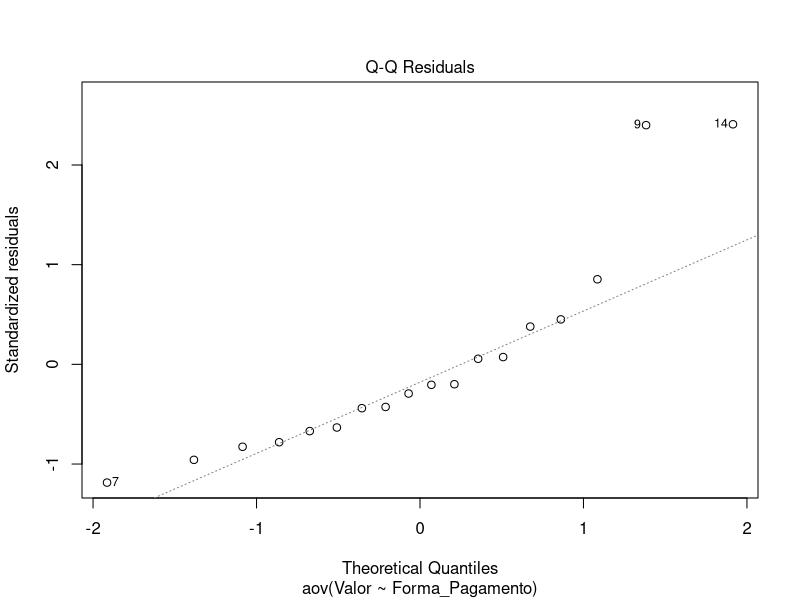
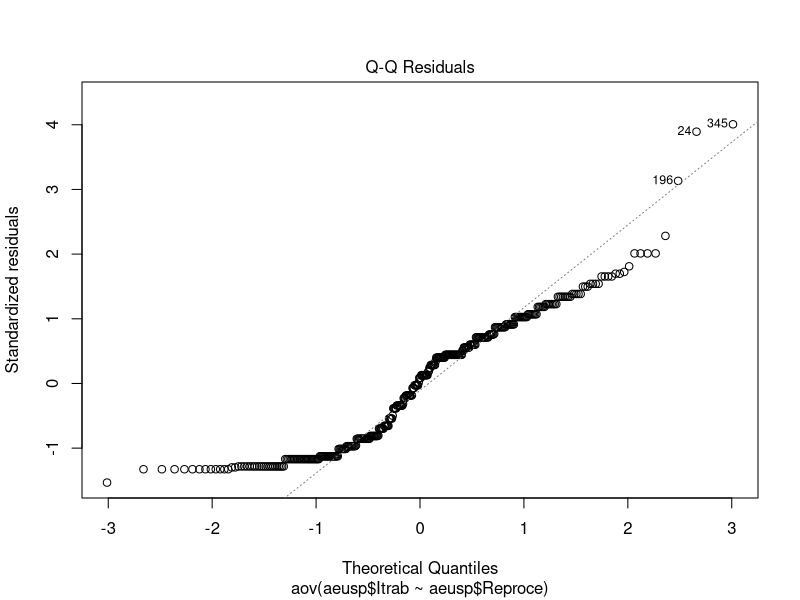
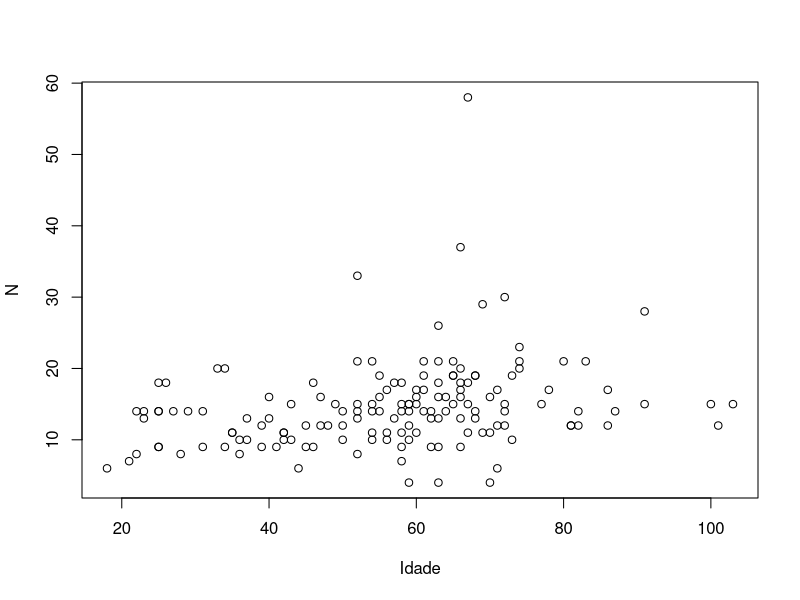
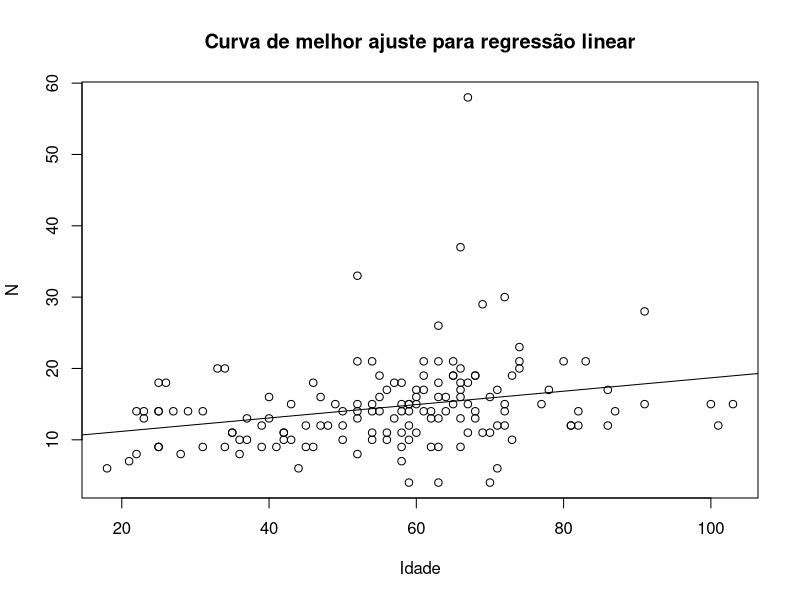
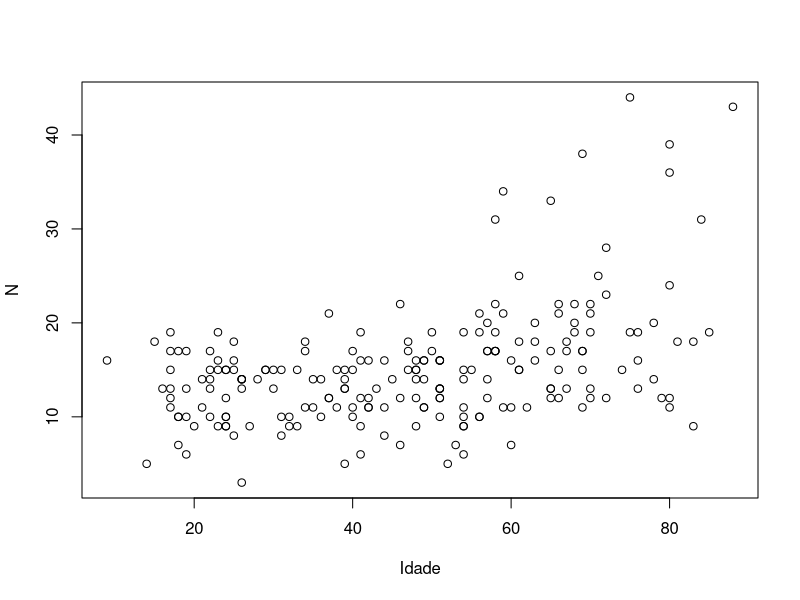
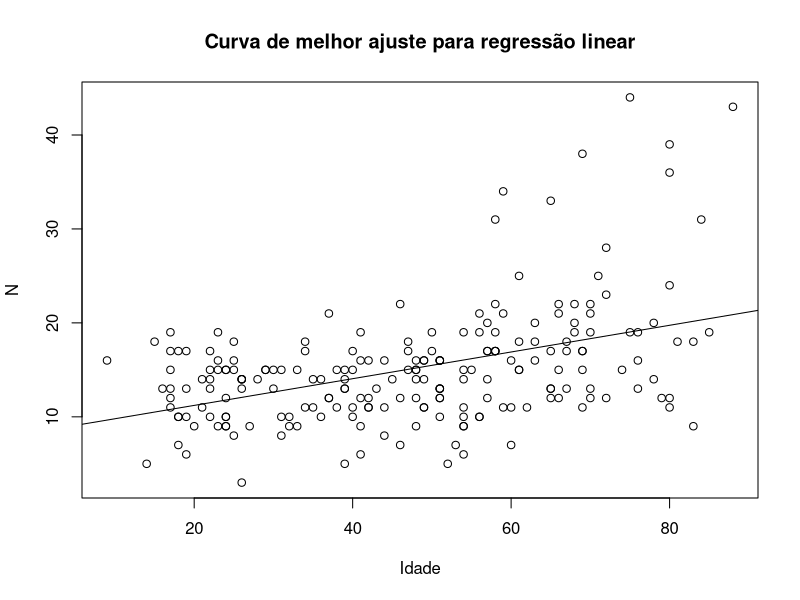

Generate these figures, in order, with R:
## ---- chunk 1
knitr::opts_chunk$set(echo = TRUE)
## ---- chunk 2
atual <- c(24, 25, 27, 22, 23, 28, 26, 28, 29)
nova  <- c(21, 23, 28, 27, 24, 26, 25, 22, 23)
t.test(atual, nova, alternative = "greater", paired = T)
## ---- chunk 3
tecnica1 <- c(1, 4, 4, 5, 6, 6)
tecnica2 <- c(2, 6, 6, 7, 7, 8)
## ---- chunk 4
var.test(tecnica1, tecnica2)
## ---- chunk 5
t.test(tecnica1, tecnica2, var.equal = T, alternative = "less")
## ---- chunk 6
dinheiro <- c(56.00, 20.50, 37.37,  28.64)
cheque   <- c(80.90, 51.29, 40.95,  72.65, 132.47, 60.32, 60.00)
cartao   <- c(73.25, 56.65, 123.21, 56.50, 37.29,  44.65, 40.64)
## ---- chunk 7
mean(dinheiro)
sd(dinheiro)
summary(dinheiro)

mean(cheque)
sd(cheque)
summary(cheque)

mean(cartao)
sd(cartao)
summary(cartao)
## ---- chunk 8
forma.pagamento <- c(rep("Dinheiro", length(dinheiro)),
                     rep("Cheque", length(cheque)), rep("Cartão", length(cartao)))

compras <- data.frame(Valor = c(dinheiro, cheque, cartao), Forma_Pagamento = forma.pagamento)

compras
## ---- chunk 9
bartlett.test(Valor ~ Forma_Pagamento, data = compras)
## ---- chunk 10
compras.aov <- aov(Valor ~ Forma_Pagamento, data = compras)
summary(compras.aov)
plot(compras.aov, 2)
shapiro.test(residuals(compras.aov))
## ---- chunk 11
aeusp <- read.csv("aeusp.txt", sep="", na.strings="")
aeusp$Renda=factor(aeusp$Renda)
aeusp$Sexo=factor(aeusp$Sexo, labels = c("Masculino", "Feminino"))
## ---- chunk 12
shapiro.test(aeusp[aeusp$Sexo == "Masculino",]$Itrab)
shapiro.test(aeusp[aeusp$Sexo == "Feminino",]$Itrab)
t.test(Itrab ~ Sexo, data = aeusp)
## ---- chunk 13
bartlett.test(aeusp$Itrab ~ aeusp$Reproce)
## ---- chunk 14
itrab_x_reproce.aov <- aov(aeusp$Itrab ~ aeusp$Reproce)
summary(itrab_x_reproce.aov)
shapiro.test(itrab_x_reproce.aov$residuals)
plot(itrab_x_reproce.aov, 2)
## ---- chunk 15
cancer <- read.table("cancer.txt", header = T)
cancer$Grupo <- factor(cancer$Grupo, 
                       label = c("falso-negativo", "negativo", "positivo", "falso-positivo"), 
                       levels = 1:4)
## ---- chunk 16
casos_positivos <- cancer[cancer$Grupo == "falso-negativo" | cancer$Grupo == "positivo",]
plot(N ~ Idade, data = casos_positivos)
## ---- chunk 17
n_x_idade.pos.modelo <- lm(N ~ Idade, data = casos_positivos)
summary(n_x_idade.pos.modelo)
plot(N ~ Idade, data = casos_positivos)
abline(n_x_idade.pos.modelo)
title("Curva de melhor ajuste para regressão linear")
## ---- chunk 18
casos_negativos <- cancer[cancer$Grupo == "falso-positivo" | cancer$Grupo == "negativo",]
plot(N ~ Idade, data = casos_negativos)
## ---- chunk 19
n_x_idade.neg.modelo <- lm(N ~ Idade, data = casos_negativos)
summary(n_x_idade.neg.modelo)
plot(N ~ Idade, data = casos_negativos)
abline(n_x_idade.neg.modelo)
title("Curva de melhor ajuste para regressão linear")
## ---- chunk 20
shapiro.test(casos_negativos$Idade)
shapiro.test(casos_negativos$N)

chisq.test(casos_negativos$Idade, casos_negativos$N)
## ---- chunk 21
# P(X = x), em que X ~ Zeta(a)
dzeta <- function(x, a) {
  c = 0
  for(i in 1:10^6) {
    c = c + i^a
  }
  return(1/(c*x^(a)))
}

## ---- chunk 22
# P(X <= x), em que X ~ Zeta(a)
pzeta <- function(x, a) {
  soma = 0
  for(i in 1:x) {
    soma = soma + dzeta(i, a)
  }
  return(soma)
}
